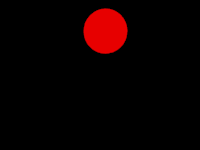
%> input picture Example_solutions/Solution_fitting_2/Images/Clean/Image0001.png, 200 x 150 px
$ octave tracking.m   (GNU Octave 9; MATLAB toolbox functions it lacks are replaced by stand-ins)
%> lines starting %> are read from the running program, lines starting %| are printed output that depends on the picture
### Example_solutions/Solution_fitting_2/tracking_method_1.m
function [x,y] = tracking_method_1( data )

    [max_of_column,index_in_column] = max(data);  % get max values for each column
    [max_overall,index_in_row] = max(max_of_column);  % get max values for each row, given the column with max value
    x = index_in_row;  % x-value of max data point
    y = index_in_column(index_in_row);  %  y-value of max datapoint

end

### Example_solutions/Solution_fitting_2/tracking.m
clear;
close all;
clc;

%%

I = imread('Images/Clean/Image0001.png');
%> I is the input picture: size 150x200x3 uint8; mean R, G, B 12, 0, 0

f = figure();
image(I);  % put image in figure

red_UINT8 = I(:,:,1);   % extract red channel data from RGB
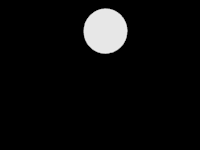
%> red_UINT8: size 150x200 uint8; min 0, max 235, mean 12
red = cast(red_UINT8, 'double');  % from uint8 to double


[x,y] = tracking_method_1(red);  % most red pixel
%> in tracking_method_1, `[max_of_column,index_in_column] = max(data);`: max_of_column = 200 values, max 235 at index 106, min 0 at index 1, mean 51.52; index_in_column = 200 values, max 53 at index 103, min 1 at index 1, mean 9.07
%> in tracking_method_1, `[max_overall,index_in_row] = max(max_of_column);`: max_overall = 235; index_in_row = 106
%> in tracking_method_1, `y = index_in_column(index_in_row);`: y = 53
%> x = 106; y = 53
hold on
plot(x,y,'w+')
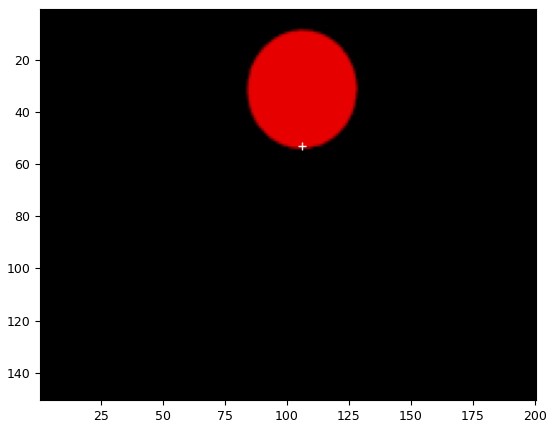
%> figure redrawn from the program's plot data

% [x,y] = tracking_method_2(red);  % column and row with most red pixels
% plot(x,y,'b+')
